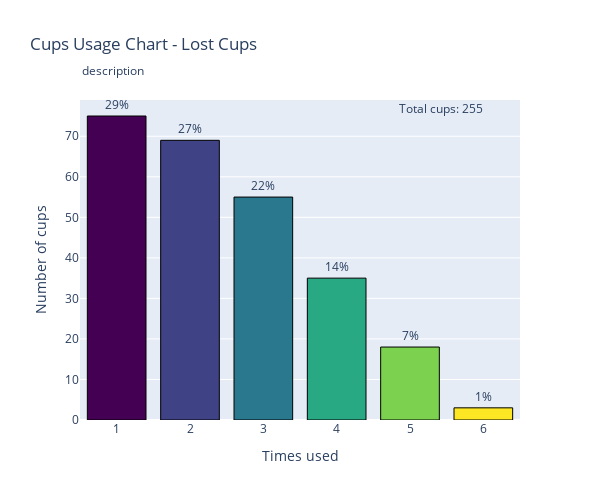

Here is the notebook cell this chart was saved with:
### Code cell
fig = bar(numCupsByTimesUsedDF, 
          x='times_used', 
          y='number_of_cups',
          color='times_used', 
          color_continuous_scale=colors.sequential.Viridis,
          hover_name='proportion',
          title='Cups Usage Chart - Lost Cups',
          labels={
              'number_of_cups' : 'Number of cups',
              'times_used' : 'Times used'
          },
          width=600,
          height=500)
fig.update_traces(marker=dict(line=dict(width=1,
                                        color='Black')),
                  hovertemplate='<b>%{hovertext}%</b>' +
                  '<br><br>Times used: %{marker.color}' +
                  '<br>Number of cups: %{y}')
fig.update(layout_coloraxis_showscale=False)
fig.update_layout(xaxis = dict(tickmode = 'linear'),
                  annotations=[
                          dict(
                              x=0,
                              y=1.125,
                              showarrow=False,
                              text="description",
                              xref="paper",
                              yref="paper",
                              align="left"
                          )]
                  )

fig.update_traces(texttemplate='%{hovertext}%', textposition='outside')

fig.add_trace(Scatter(
    x=[max(numCupsByTimesUsedDF.times_used)],
    y=[max(numCupsByTimesUsedDF.number_of_cups)],
    mode="text",
    text='Total cups: {}'.format(numCupsByTimesUsedDF.number_of_cups.sum()),
    textposition="top left",
    showlegend=False
))

fig.show()

### Figure 1 — Plotly figure (JSON) as saved in the notebook; plotly's stock layout.template omitted (floating-point values rounded to 4 significant figures)
{"data": [{"alignmentgroup": "True", "hovertemplate": "<b>%{hovertext}%</b><br><br>Times used: %{marker.color}<br>Number of cups: %{y}", "hovertext": [1, 7, 14, 22, 27, 29], "legendgroup": "", "marker": {"color": [6, 5, 4, 3, 2, 1], "coloraxis": "coloraxis", "line": {"color": "Black", "width": 1}}, "name": "", "offsetgroup": "", "orientation": "v", "showlegend": false, "textposition": "outside", "texttemplate": "%{hovertext}%", "type": "bar", "x": [6, 5, 4, 3, 2, 1], "xaxis": "x", "y": [3, 18, 35, 55, 69, 75], "yaxis": "y"}, {"mode": "text", "showlegend": false, "text": "Total cups: 255", "textposition": "top left", "type": "scatter", "x": [6], "y": [75]}], "layout": {"annotations": [{"align": "left", "showarrow": false, "text": "description", "x": 0, "xref": "paper", "y": 1.125, "yref": "paper"}], "barmode": "relative", "coloraxis": {"colorbar": {"title": {"text": "Times used"}}, "colorscale": [[0, "#440154"], [0.1111, "#482878"], [0.2222, "#3e4989"], [0.3333, "#31688e"], [0.4444, "#26828e"], [0.5556, "#1f9e89"], [0.6667, "#35b779"], [0.7778, "#6ece58"], [0.8889, "#b5de2b"], [1, "#fde725"]], "showscale": false}, "height": 500, "legend": {"tracegroupgap": 0}, "title": {"text": "Cups Usage Chart - Lost Cups"}, "width": 600, "xaxis": {"anchor": "y", "domain": [0, 1], "tickmode": "linear", "title": {"text": "Times used"}}, "yaxis": {"anchor": "x", "domain": [0, 1], "title": {"text": "Number of cups"}}}}
